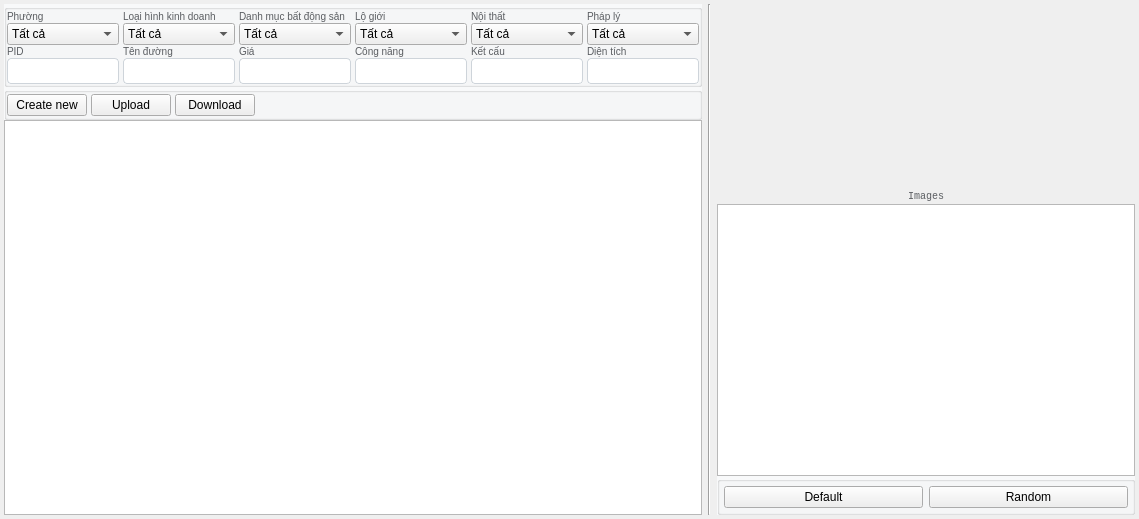
<?xml version="1.0" encoding="UTF-8"?>
<ui version="4.0">
 <class>ProductRealEstate</class>
 <widget class="QWidget" name="ProductRealEstate">
  <property name="geometry">
   <rect>
    <x>0</x>
    <y>0</y>
    <width>1139</width>
    <height>519</height>
   </rect>
  </property>
  <property name="font">
   <font>
    <family>Courier New</family>
   </font>
  </property>
  <property name="windowTitle">
   <string>Form</string>
  </property>
  <property name="styleSheet">
   <string notr="true">QGroupBox {
font-family: &quot;Courier New&quot;;
font-size: 13px;
background-color: rgba(248, 249, 250, 1);
}
QLineEdit{
border: 1px solid #CED4DA;
border-radius: 4px;
margin-left: 8px;
padding: 4px 0 4px 4px;
}
QLabel{
font-size: 10px;
color: rgb(90, 93, 97);
max-height: 16px
}</string>
  </property>
  <layout class="QHBoxLayout" name="horizontalLayout_6">
   <property name="leftMargin">
    <number>4</number>
   </property>
   <property name="topMargin">
    <number>4</number>
   </property>
   <property name="rightMargin">
    <number>4</number>
   </property>
   <property name="bottomMargin">
    <number>4</number>
   </property>
   <item>
    <layout class="QHBoxLayout" name="horizontalLayout_5">
     <item>
      <widget class="QWidget" name="contents_container_w" native="true">
       <layout class="QVBoxLayout" name="verticalLayout_28">
        <property name="spacing">
         <number>0</number>
        </property>
        <property name="leftMargin">
         <number>0</number>
        </property>
        <property name="topMargin">
         <number>0</number>
        </property>
        <property name="rightMargin">
         <number>0</number>
        </property>
        <property name="bottomMargin">
         <number>0</number>
        </property>
        <item>
         <layout class="QVBoxLayout" name="verticalLayout_27">
          <property name="spacing">
           <number>0</number>
          </property>
          <property name="bottomMargin">
           <number>0</number>
          </property>
          <item>
           <widget class="QGroupBox" name="search_container">
            <property name="maximumSize">
             <size>
              <width>16777215</width>
              <height>16777215</height>
             </size>
            </property>
            <property name="font">
             <font>
              <family>Courier New</family>
              <pointsize>-1</pointsize>
             </font>
            </property>
            <property name="autoFillBackground">
             <bool>false</bool>
            </property>
            <property name="styleSheet">
             <string notr="true"/>
            </property>
            <property name="title">
             <string/>
            </property>
            <layout class="QGridLayout" name="gridLayout_3">
             <property name="leftMargin">
              <number>0</number>
             </property>
             <property name="topMargin">
              <number>0</number>
             </property>
             <property name="rightMargin">
              <number>0</number>
             </property>
             <property name="bottomMargin">
              <number>0</number>
             </property>
             <property name="spacing">
              <number>0</number>
             </property>
             <item row="0" column="0">
              <layout class="QGridLayout" name="gridLayout">
               <property name="leftMargin">
                <number>0</number>
               </property>
               <property name="topMargin">
                <number>0</number>
               </property>
               <property name="rightMargin">
                <number>0</number>
               </property>
               <property name="bottomMargin">
                <number>0</number>
               </property>
               <property name="horizontalSpacing">
                <number>4</number>
               </property>
               <property name="verticalSpacing">
                <number>0</number>
               </property>
               <item row="1" column="4">
                <widget class="QWidget" name="furniture_cotnainer_w" native="true">
                 <layout class="QVBoxLayout" name="verticalLayout_9">
                  <property name="spacing">
                   <number>0</number>
                  </property>
                  <property name="leftMargin">
                   <number>0</number>
                  </property>
                  <property name="topMargin">
                   <number>0</number>
                  </property>
                  <property name="rightMargin">
                   <number>0</number>
                  </property>
                  <property name="bottomMargin">
                   <number>0</number>
                  </property>
                  <item>
                   <layout class="QVBoxLayout" name="verticalLayout_10">
                    <item>
                     <widget class="QLabel" name="furniture_label">
                      <property name="font">
                       <font>
                        <family>.AppleSystemUIFont</family>
                        <pointsize>-1</pointsize>
                       </font>
                      </property>
                      <property name="styleSheet">
                       <string notr="true">margin: 0;</string>
                      </property>
                      <property name="text">
                       <string>Công năng</string>
                      </property>
                     </widget>
                    </item>
                    <item>
                     <widget class="QLineEdit" name="furniture_input">
                      <property name="styleSheet">
                       <string notr="true">margin: 0;
padding-left: 4px;</string>
                      </property>
                     </widget>
                    </item>
                   </layout>
                  </item>
                 </layout>
                </widget>
               </item>
               <item row="0" column="0">
                <widget class="QWidget" name="wards_container_w" native="true">
                 <layout class="QVBoxLayout" name="verticalLayout_15">
                  <property name="spacing">
                   <number>0</number>
                  </property>
                  <property name="leftMargin">
                   <number>0</number>
                  </property>
                  <property name="topMargin">
                   <number>0</number>
                  </property>
                  <property name="rightMargin">
                   <number>0</number>
                  </property>
                  <property name="bottomMargin">
                   <number>0</number>
                  </property>
                  <item>
                   <layout class="QVBoxLayout" name="verticalLayout_16">
                    <item>
                     <widget class="QLabel" name="wards_label">
                      <property name="font">
                       <font>
                        <family>.AppleSystemUIFont</family>
                        <pointsize>-1</pointsize>
                       </font>
                      </property>
                      <property name="styleSheet">
                       <string notr="true">margin: 0;</string>
                      </property>
                      <property name="text">
                       <string>Phường</string>
                      </property>
                     </widget>
                    </item>
                    <item>
                     <widget class="QComboBox" name="wards_input">
                      <item>
                       <property name="text">
                        <string>Tất cả</string>
                       </property>
                      </item>
                     </widget>
                    </item>
                   </layout>
                  </item>
                 </layout>
                </widget>
               </item>
               <item row="0" column="1">
                <widget class="QWidget" name="options_container_w" native="true">
                 <property name="styleSheet">
                  <string notr="true">padding</string>
                 </property>
                 <layout class="QVBoxLayout" name="verticalLayout_13">
                  <property name="spacing">
                   <number>0</number>
                  </property>
                  <property name="leftMargin">
                   <number>0</number>
                  </property>
                  <property name="topMargin">
                   <number>0</number>
                  </property>
                  <property name="rightMargin">
                   <number>0</number>
                  </property>
                  <property name="bottomMargin">
                   <number>0</number>
                  </property>
                  <item>
                   <layout class="QVBoxLayout" name="verticalLayout_14">
                    <item>
                     <widget class="QLabel" name="options_label">
                      <property name="font">
                       <font>
                        <family>.AppleSystemUIFont</family>
                        <pointsize>-1</pointsize>
                       </font>
                      </property>
                      <property name="styleSheet">
                       <string notr="true">margin: 0;</string>
                      </property>
                      <property name="text">
                       <string>Loại hình kinh doanh</string>
                      </property>
                     </widget>
                    </item>
                    <item>
                     <widget class="QComboBox" name="options_input">
                      <item>
                       <property name="text">
                        <string>Tất cả</string>
                       </property>
                      </item>
                     </widget>
                    </item>
                   </layout>
                  </item>
                 </layout>
                </widget>
               </item>
               <item row="0" column="3">
                <widget class="QWidget" name="categories_container_w" native="true">
                 <layout class="QVBoxLayout" name="verticalLayout_25">
                  <property name="spacing">
                   <number>0</number>
                  </property>
                  <property name="leftMargin">
                   <number>0</number>
                  </property>
                  <property name="topMargin">
                   <number>0</number>
                  </property>
                  <property name="rightMargin">
                   <number>0</number>
                  </property>
                  <property name="bottomMargin">
                   <number>0</number>
                  </property>
                  <item>
                   <layout class="QVBoxLayout" name="verticalLayout_26">
                    <item>
                     <widget class="QLabel" name="categories_label">
                      <property name="font">
                       <font>
                        <family>.AppleSystemUIFont</family>
                        <pointsize>-1</pointsize>
                       </font>
                      </property>
                      <property name="styleSheet">
                       <string notr="true">margin: 0;</string>
                      </property>
                      <property name="text">
                       <string>Danh mục bất động sản</string>
                      </property>
                     </widget>
                    </item>
                    <item>
                     <widget class="QComboBox" name="categories_input">
                      <item>
                       <property name="text">
                        <string>Tất cả</string>
                       </property>
                      </item>
                     </widget>
                    </item>
                   </layout>
                  </item>
                 </layout>
                </widget>
               </item>
               <item row="0" column="4">
                <widget class="QWidget" name="building_line_s_container_w" native="true">
                 <layout class="QVBoxLayout" name="verticalLayout_21">
                  <property name="spacing">
                   <number>0</number>
                  </property>
                  <property name="leftMargin">
                   <number>0</number>
                  </property>
                  <property name="topMargin">
                   <number>0</number>
                  </property>
                  <property name="rightMargin">
                   <number>0</number>
                  </property>
                  <property name="bottomMargin">
                   <number>0</number>
                  </property>
                  <item>
                   <layout class="QVBoxLayout" name="verticalLayout_22">
                    <item>
                     <widget class="QLabel" name="building_line_s_label">
                      <property name="font">
                       <font>
                        <family>.AppleSystemUIFont</family>
                        <pointsize>-1</pointsize>
                       </font>
                      </property>
                      <property name="styleSheet">
                       <string notr="true">margin: 0;</string>
                      </property>
                      <property name="text">
                       <string>Lộ giới</string>
                      </property>
                     </widget>
                    </item>
                    <item>
                     <widget class="QComboBox" name="building_line_s_input">
                      <item>
                       <property name="text">
                        <string>Tất cả</string>
                       </property>
                      </item>
                     </widget>
                    </item>
                   </layout>
                  </item>
                 </layout>
                </widget>
               </item>
               <item row="0" column="5">
                <widget class="QWidget" name="furniture_s_container_w" native="true">
                 <layout class="QVBoxLayout" name="verticalLayout_19">
                  <property name="spacing">
                   <number>0</number>
                  </property>
                  <property name="leftMargin">
                   <number>0</number>
                  </property>
                  <property name="topMargin">
                   <number>0</number>
                  </property>
                  <property name="rightMargin">
                   <number>0</number>
                  </property>
                  <property name="bottomMargin">
                   <number>0</number>
                  </property>
                  <item>
                   <layout class="QVBoxLayout" name="verticalLayout_20">
                    <item>
                     <widget class="QLabel" name="furniture_s_lable">
                      <property name="font">
                       <font>
                        <family>.AppleSystemUIFont</family>
                        <pointsize>-1</pointsize>
                       </font>
                      </property>
                      <property name="styleSheet">
                       <string notr="true">margin: 0;</string>
                      </property>
                      <property name="text">
                       <string>Nội thất</string>
                      </property>
                     </widget>
                    </item>
                    <item>
                     <widget class="QComboBox" name="furniture_s_input">
                      <item>
                       <property name="text">
                        <string>Tất cả</string>
                       </property>
                      </item>
                     </widget>
                    </item>
                   </layout>
                  </item>
                 </layout>
                </widget>
               </item>
               <item row="0" column="6">
                <widget class="QWidget" name="legal_s_container_w" native="true">
                 <layout class="QVBoxLayout" name="verticalLayout_23">
                  <property name="spacing">
                   <number>0</number>
                  </property>
                  <property name="leftMargin">
                   <number>0</number>
                  </property>
                  <property name="topMargin">
                   <number>0</number>
                  </property>
                  <property name="rightMargin">
                   <number>0</number>
                  </property>
                  <property name="bottomMargin">
                   <number>0</number>
                  </property>
                  <item>
                   <layout class="QVBoxLayout" name="verticalLayout_24">
                    <item>
                     <widget class="QLabel" name="legal_s_label">
                      <property name="font">
                       <font>
                        <family>.AppleSystemUIFont</family>
                        <pointsize>-1</pointsize>
                       </font>
                      </property>
                      <property name="styleSheet">
                       <string notr="true">margin: 0;</string>
                      </property>
                      <property name="text">
                       <string>Pháp lý</string>
                      </property>
                     </widget>
                    </item>
                    <item>
                     <widget class="QComboBox" name="legal_s_input">
                      <item>
                       <property name="text">
                        <string>Tất cả</string>
                       </property>
                      </item>
                     </widget>
                    </item>
                   </layout>
                  </item>
                 </layout>
                </widget>
               </item>
               <item row="1" column="0">
                <widget class="QWidget" name="pid_container_w" native="true">
                 <layout class="QVBoxLayout" name="verticalLayout_2">
                  <property name="spacing">
                   <number>0</number>
                  </property>
                  <property name="leftMargin">
                   <number>0</number>
                  </property>
                  <property name="topMargin">
                   <number>0</number>
                  </property>
                  <property name="rightMargin">
                   <number>0</number>
                  </property>
                  <property name="bottomMargin">
                   <number>0</number>
                  </property>
                  <item>
                   <layout class="QVBoxLayout" name="verticalLayout">
                    <item>
                     <widget class="QLabel" name="pid_label">
                      <property name="font">
                       <font>
                        <pointsize>-1</pointsize>
                       </font>
                      </property>
                      <property name="styleSheet">
                       <string notr="true">margin: 0;</string>
                      </property>
                      <property name="text">
                       <string>PID</string>
                      </property>
                     </widget>
                    </item>
                    <item>
                     <widget class="QLineEdit" name="pid_input">
                      <property name="styleSheet">
                       <string notr="true">margin: 0;
padding-left: 4px;</string>
                      </property>
                     </widget>
                    </item>
                   </layout>
                  </item>
                 </layout>
                </widget>
               </item>
               <item row="1" column="1">
                <widget class="QWidget" name="street_container_w" native="true">
                 <layout class="QVBoxLayout" name="verticalLayout_3">
                  <property name="spacing">
                   <number>0</number>
                  </property>
                  <property name="leftMargin">
                   <number>0</number>
                  </property>
                  <property name="topMargin">
                   <number>0</number>
                  </property>
                  <property name="rightMargin">
                   <number>0</number>
                  </property>
                  <property name="bottomMargin">
                   <number>0</number>
                  </property>
                  <item>
                   <layout class="QVBoxLayout" name="verticalLayout_4">
                    <item>
                     <widget class="QLabel" name="street_label">
                      <property name="font">
                       <font>
                        <family>.AppleSystemUIFont</family>
                        <pointsize>-1</pointsize>
                       </font>
                      </property>
                      <property name="styleSheet">
                       <string notr="true">margin: 0;</string>
                      </property>
                      <property name="text">
                       <string>Tên đường</string>
                      </property>
                     </widget>
                    </item>
                    <item>
                     <widget class="QLineEdit" name="street_input">
                      <property name="styleSheet">
                       <string notr="true">margin: 0;
padding-left: 4px;</string>
                      </property>
                     </widget>
                    </item>
                   </layout>
                  </item>
                 </layout>
                </widget>
               </item>
               <item row="1" column="6">
                <widget class="QWidget" name="area_container_w" native="true">
                 <layout class="QVBoxLayout" name="verticalLayout_5">
                  <property name="spacing">
                   <number>0</number>
                  </property>
                  <property name="leftMargin">
                   <number>0</number>
                  </property>
                  <property name="topMargin">
                   <number>0</number>
                  </property>
                  <property name="rightMargin">
                   <number>0</number>
                  </property>
                  <property name="bottomMargin">
                   <number>0</number>
                  </property>
                  <item>
                   <layout class="QVBoxLayout" name="verticalLayout_6">
                    <item>
                     <widget class="QLabel" name="area_label">
                      <property name="font">
                       <font>
                        <family>.AppleSystemUIFont</family>
                        <pointsize>-1</pointsize>
                       </font>
                      </property>
                      <property name="styleSheet">
                       <string notr="true">margin: 0;</string>
                      </property>
                      <property name="text">
                       <string>Diện tích</string>
                      </property>
                     </widget>
                    </item>
                    <item>
                     <widget class="QLineEdit" name="area_input">
                      <property name="styleSheet">
                       <string notr="true">margin: 0;
padding-left: 4px;</string>
                      </property>
                     </widget>
                    </item>
                   </layout>
                  </item>
                 </layout>
                </widget>
               </item>
               <item row="1" column="3">
                <widget class="QWidget" name="price_container_w" native="true">
                 <layout class="QVBoxLayout" name="verticalLayout_11">
                  <property name="spacing">
                   <number>0</number>
                  </property>
                  <property name="leftMargin">
                   <number>0</number>
                  </property>
                  <property name="topMargin">
                   <number>0</number>
                  </property>
                  <property name="rightMargin">
                   <number>0</number>
                  </property>
                  <property name="bottomMargin">
                   <number>0</number>
                  </property>
                  <item>
                   <layout class="QVBoxLayout" name="verticalLayout_12">
                    <item>
                     <widget class="QLabel" name="price_label">
                      <property name="font">
                       <font>
                        <family>.AppleSystemUIFont</family>
                        <pointsize>-1</pointsize>
                       </font>
                      </property>
                      <property name="styleSheet">
                       <string notr="true">margin: 0;</string>
                      </property>
                      <property name="text">
                       <string>Giá</string>
                      </property>
                     </widget>
                    </item>
                    <item>
                     <widget class="QLineEdit" name="price_input">
                      <property name="styleSheet">
                       <string notr="true">margin: 0;
padding-left: 4px;</string>
                      </property>
                     </widget>
                    </item>
                   </layout>
                  </item>
                 </layout>
                </widget>
               </item>
               <item row="1" column="5">
                <widget class="QWidget" name="structure_container_w" native="true">
                 <layout class="QVBoxLayout" name="verticalLayout_7">
                  <property name="spacing">
                   <number>0</number>
                  </property>
                  <property name="leftMargin">
                   <number>0</number>
                  </property>
                  <property name="topMargin">
                   <number>0</number>
                  </property>
                  <property name="rightMargin">
                   <number>0</number>
                  </property>
                  <property name="bottomMargin">
                   <number>0</number>
                  </property>
                  <item>
                   <layout class="QVBoxLayout" name="verticalLayout_8">
                    <item>
                     <widget class="QLabel" name="structure_label">
                      <property name="font">
                       <font>
                        <family>.AppleSystemUIFont</family>
                        <pointsize>-1</pointsize>
                       </font>
                      </property>
                      <property name="styleSheet">
                       <string notr="true">margin: 0;</string>
                      </property>
                      <property name="text">
                       <string>Kết cấu</string>
                      </property>
                     </widget>
                    </item>
                    <item>
                     <widget class="QLineEdit" name="structure_input">
                      <property name="styleSheet">
                       <string notr="true">margin: 0;
padding-left: 4px;</string>
                      </property>
                     </widget>
                    </item>
                   </layout>
                  </item>
                 </layout>
                </widget>
               </item>
              </layout>
             </item>
            </layout>
           </widget>
          </item>
          <item>
           <widget class="QGroupBox" name="actions_container_w">
            <property name="styleSheet">
             <string notr="true"/>
            </property>
            <property name="title">
             <string/>
            </property>
            <layout class="QHBoxLayout" name="horizontalLayout_2" stretch="0">
             <property name="spacing">
              <number>4</number>
             </property>
             <property name="leftMargin">
              <number>0</number>
             </property>
             <property name="topMargin">
              <number>0</number>
             </property>
             <property name="rightMargin">
              <number>0</number>
             </property>
             <property name="bottomMargin">
              <number>0</number>
             </property>
             <item>
              <layout class="QHBoxLayout" name="horizontalLayout">
               <item>
                <widget class="QPushButton" name="action_create_btn">
                 <property name="text">
                  <string>Create new</string>
                 </property>
                </widget>
               </item>
               <item>
                <widget class="QPushButton" name="action_upload_btn">
                 <property name="text">
                  <string>Upload</string>
                 </property>
                </widget>
               </item>
               <item>
                <widget class="QPushButton" name="action_download_btn">
                 <property name="text">
                  <string>Download</string>
                 </property>
                </widget>
               </item>
               <item>
                <spacer name="space">
                 <property name="orientation">
                  <enum>Qt::Orientation::Horizontal</enum>
                 </property>
                 <property name="sizeHint" stdset="0">
                  <size>
                   <width>40</width>
                   <height>20</height>
                  </size>
                 </property>
                </spacer>
               </item>
              </layout>
             </item>
            </layout>
           </widget>
          </item>
          <item>
           <widget class="QTableView" name="products_table"/>
          </item>
         </layout>
        </item>
       </layout>
      </widget>
     </item>
     <item>
      <widget class="Line" name="line">
       <property name="orientation">
        <enum>Qt::Orientation::Vertical</enum>
       </property>
      </widget>
     </item>
     <item>
      <widget class="QWidget" name="details_container_w" native="true">
       <layout class="QVBoxLayout" name="verticalLayout_18">
        <property name="spacing">
         <number>0</number>
        </property>
        <property name="leftMargin">
         <number>0</number>
        </property>
        <property name="topMargin">
         <number>0</number>
        </property>
        <property name="rightMargin">
         <number>0</number>
        </property>
        <property name="bottomMargin">
         <number>0</number>
        </property>
        <item>
         <layout class="QVBoxLayout" name="verticalLayout_17">
          <item>
           <widget class="QLabel" name="image_label">
            <property name="minimumSize">
             <size>
              <width>0</width>
              <height>200</height>
             </size>
            </property>
            <property name="maximumSize">
             <size>
              <width>16777215</width>
              <height>16777215</height>
             </size>
            </property>
            <property name="text">
             <string>Images</string>
            </property>
            <property name="alignment">
             <set>Qt::AlignmentFlag::AlignCenter</set>
            </property>
           </widget>
          </item>
          <item>
           <widget class="QPlainTextEdit" name="detail_text"/>
          </item>
          <item>
           <widget class="QGroupBox" name="detail_action_container_w">
            <property name="title">
             <string/>
            </property>
            <layout class="QHBoxLayout" name="horizontalLayout_4">
             <property name="leftMargin">
              <number>4</number>
             </property>
             <property name="topMargin">
              <number>4</number>
             </property>
             <property name="rightMargin">
              <number>4</number>
             </property>
             <property name="bottomMargin">
              <number>4</number>
             </property>
             <item>
              <layout class="QHBoxLayout" name="horizontalLayout_3">
               <item>
                <widget class="QPushButton" name="action_default_btn">
                 <property name="text">
                  <string>Default</string>
                 </property>
                </widget>
               </item>
               <item>
                <widget class="QPushButton" name="action_random_btn">
                 <property name="text">
                  <string>Random</string>
                 </property>
                </widget>
               </item>
              </layout>
             </item>
            </layout>
           </widget>
          </item>
         </layout>
        </item>
       </layout>
      </widget>
     </item>
    </layout>
   </item>
  </layout>
 </widget>
 <resources/>
 <connections/>
</ui>
